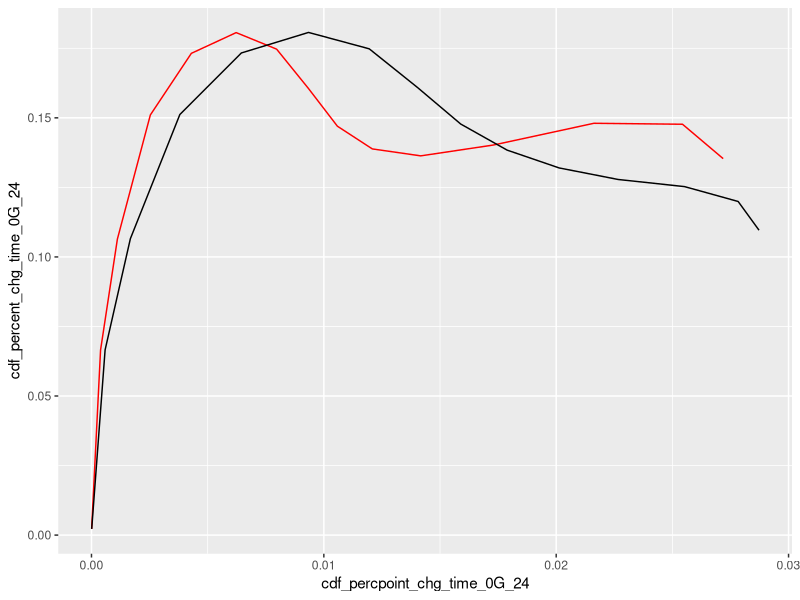
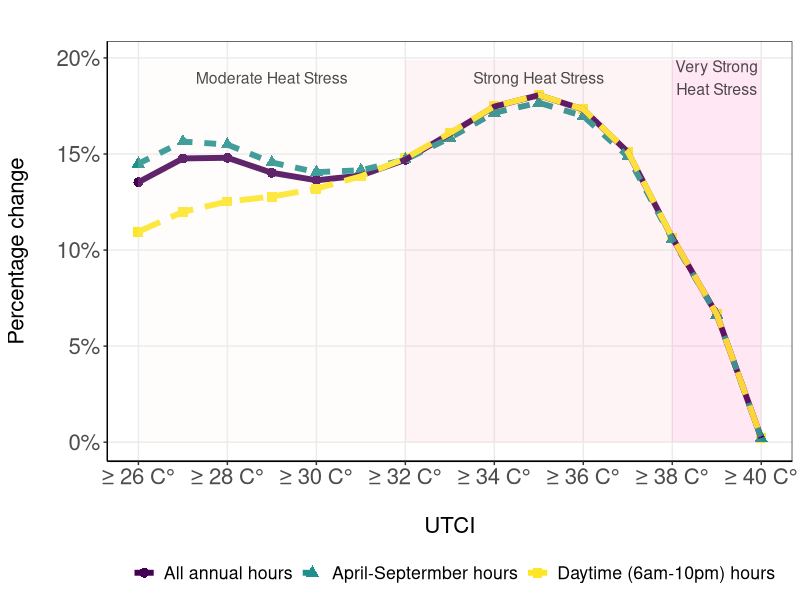
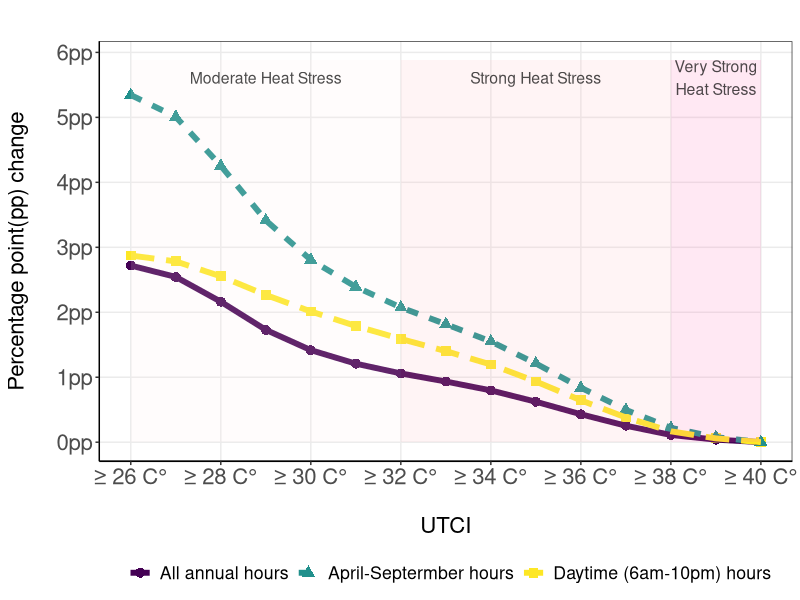
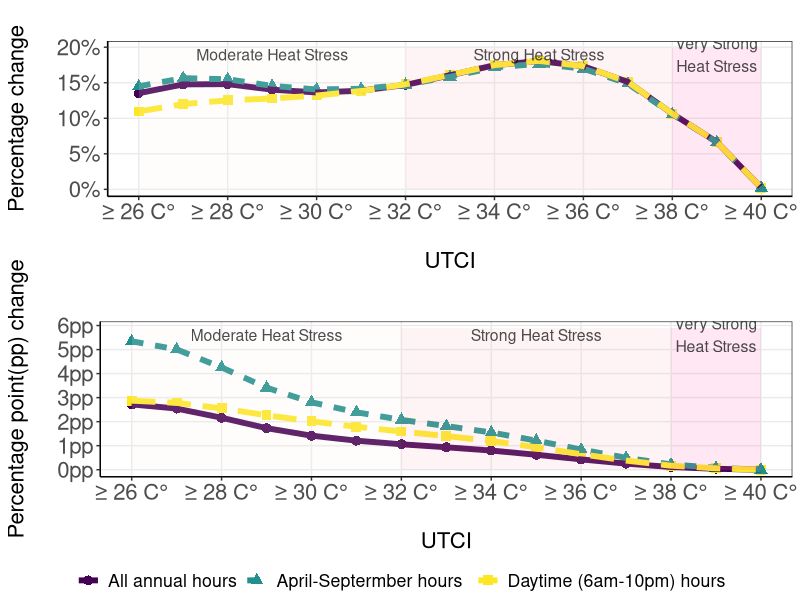

Reproduce these figures in R, in order.
library(readr)
library(dplyr)
library(tidyr)
library(ggplot2)
library(viridis)
library(ggpubr)

setwd(
  "C:/Users/Kaifs/OneDrive/Documents/dropbox_penn/Dropbox/GitHub/PrjCEC/res/res_mean_child/"
)
tab_a_24vsday_data <- read.csv("tab_a_24vsday_data.csv")
tab_b_season_data <- read.csv("tab_b_season_data.csv")




#test graph
tab_a_24vsday_data %>%
  filter(utci_thres >= 26) %>%
  ggplot() +
  geom_line(aes(x = cdf_percpoint_chg_time_0G_24, y = cdf_percent_chg_time_0G_24),
            col = "red") +
  geom_line(aes(x = cdf_percpoint_chg_time_1G_6t22, y = cdf_percent_chg_time_1G_6t22))


#reshape data into long format
reshape <- cbind(
  tab_a_24vsday_data %>%
    select(
      utci_thres,
      cdf_percpoint_chg_time_0G_24,
      cdf_percpoint_chg_time_1G_6t22
    ) %>%
    mutate(`All annual hours` = cdf_percpoint_chg_time_0G_24,
           `Daytime (6am-10pm) hours` = cdf_percpoint_chg_time_1G_6t22) %>%
    select(
      -cdf_percpoint_chg_time_0G_24,
      -cdf_percpoint_chg_time_1G_6t22
    ) %>%
    pivot_longer(2:3, names_to = "hour_select", values_to = "cdf_percpoint_chg_time"),
  
  tab_a_24vsday_data %>%
    select(
      utci_thres,
      cdf_percent_chg_time_0G_24,
      cdf_percent_chg_time_1G_6t22
    ) %>%
    mutate(`All annual hours` = cdf_percent_chg_time_0G_24,
           `Daytime (6am-10pm) hours` = cdf_percent_chg_time_1G_6t22) %>%
    select(-cdf_percent_chg_time_0G_24, -cdf_percent_chg_time_1G_6t22) %>%
    pivot_longer(2:3, names_to = "hour_select", values_to = "cdf_percent_chg_time") %>%
    select(-hour_select, -utci_thres)
)


tab_b_season_data$hour_select <-"April-Septermber hours"
tab_b_season_data_small <- tab_b_season_data[,c(1,10,4,5)]
colnames(tab_b_season_data_small)<-colnames(reshape)
reshape <- rbind(reshape,tab_b_season_data_small)

# scatter plot show change in level and rate by UTCI threshold

fig1_a<-
  reshape %>%
  filter(utci_thres >= 26) %>%
  ggplot() +
  geom_point(
    aes(
      x = utci_thres,
      y = cdf_percent_chg_time,
      color = hour_select,
      shape = hour_select),
    size=3) +
  geom_line(
    aes(
      x = utci_thres,
      y = cdf_percent_chg_time,
      #size = cdf_percpoint_chg_time,
      color = hour_select,
      linetype = hour_select),
    size=2)+
  theme_bw() +
  theme(
    #panel.border = element_blank(),
    #panel.grid.major = element_blank(),
    panel.grid.minor = element_blank(),
    axis.line = element_line(colour = "black"),
    text = element_text(size = 16),
    axis.text.y = element_text(size = 16),
    axis.text.x = element_text(size = 16)
  ) +
  theme(legend.position = "bottom") +
  labs(x = "\nUTCI",
       y = "Percentage change\n",
       col = "",
       linetype = "",
       shape ="") +
  scale_x_continuous(breaks = seq(26, 40, 2)) +
  scale_x_continuous(
    breaks = seq(26, 40, 2),
    labels = function(x) paste("≥", x, "C°")
  ) +
  scale_y_continuous(labels = scales::percent) +
  scale_color_viridis(discrete = TRUE) +
  ggtitle("")+
  annotate("rect", xmin = 26, xmax = 32, ymin = 0, ymax = 1.1*max(reshape$cdf_percent_chg_time), fill = "#FFEBEB", alpha = 0.15) +
  annotate("text", x = 29, y = 1.05 * max(reshape$cdf_percent_chg_time), label = "Moderate Heat Stress", color = "black", size = 4, alpha = 0.7) +
  annotate("rect", xmin = 32, xmax = 38, ymin = 0, ymax = 1.1*max(reshape$cdf_percent_chg_time), fill = "#FFB6C1", alpha = 0.15) +
  annotate("text", x = 35, y = 1.05 * max(reshape$cdf_percent_chg_time), label = "Strong Heat Stress", color = "black", size = 4, alpha = 0.7) +
  annotate("rect", xmin = 38, xmax = 40, ymin = 0, ymax = 1.1*max(reshape$cdf_percent_chg_time), fill = "#FF69B4", alpha = 0.15) +
  annotate("text", x = 39, y = 1.05 * max(reshape$cdf_percent_chg_time), label = "Very Strong\nHeat Stress", color = "black", size = 4, alpha = 0.7)




fig1_a


fig1_b <-
  reshape %>%
  filter(utci_thres >= 26) %>%
  ggplot() +
  geom_point(
    aes(
      x = utci_thres,
      y = cdf_percpoint_chg_time,
      color = hour_select,
      shape = hour_select
    ),
    size = 3
  ) +
  geom_line(
    aes(
      x = utci_thres,
      y = cdf_percpoint_chg_time,
      color = hour_select,
      linetype = hour_select
    ),size = 2
  ) +
  theme_bw() +
  theme(
    #panel.border = element_blank(),
    #panel.grid.major = element_blank(),
    panel.grid.minor = element_blank(),
    axis.line = element_line(colour = "black"),
    text = element_text(size = 16),
    axis.text.y = element_text(size = 16),
    axis.text.x = element_text(size = 16)
  ) +
  theme(legend.position = "bottom") +
  labs(x = "\nUTCI",
       y = "Percentage point(pp) change\n",
       col = "",
       linetype = "",
       shape = "") +
  scale_x_continuous(breaks = seq(26, 40, 2)) +
  scale_x_continuous(
    breaks = seq(26, 40, 2),
    labels = function(x) paste("≥", x, "C°")
  ) +
  scale_y_continuous(labels = scales::label_percent(scale = 100, suffix = "pp"),
                     breaks = seq(0, 0.06, 0.01)) +
  scale_color_viridis(discrete = TRUE) +
  scale_size(labels = scales::percent) +
  ggtitle("") +
  annotate("rect", xmin = 26, xmax = 32, ymin = 0, ymax = 1.1*max(reshape$cdf_percpoint_chg_time), fill = "#FFEBEB", alpha = 0.15) +
  annotate("text", x = 29, y = 1.05 * max(reshape$cdf_percpoint_chg_time), label = "Moderate Heat Stress", color = "black", size = 4, alpha = 0.7) +
  annotate("rect", xmin = 32, xmax = 38, ymin = 0, ymax = 1.1*max(reshape$cdf_percpoint_chg_time), fill = "#FFB6C1", alpha = 0.15) +
  annotate("text", x = 35, y = 1.05 * max(reshape$cdf_percpoint_chg_time), label = "Strong Heat Stress", color = "black", size = 4, alpha = 0.7) +
  annotate("rect", xmin = 38, xmax = 40, ymin = 0, ymax = 1.1*max(reshape$cdf_percpoint_chg_time), fill = "#FF69B4", alpha = 0.15) +
  annotate("text", x = 39, y = 1.05 * max(reshape$cdf_percpoint_chg_time), label = "Very Strong\nHeat Stress", color = "black", size = 4, alpha = 0.7)

fig1_b

combined_plot <- ggarrange(
  fig1_a + theme(legend.position = "none"),  # Remove legend from the first plot
  fig1_b + theme(legend.position = "none"),  # Remove legend from the second plot
  ncol = 1, nrow = 2,
  common.legend = TRUE, legend = "bottom"
)
combined_plot
